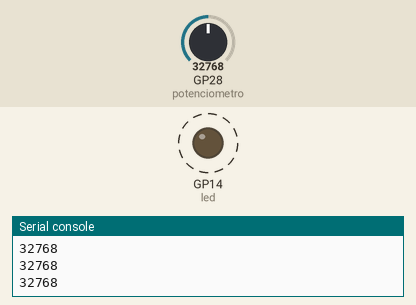
Simulated run of this program. Board: Raspberry Pi Pico running MicroPython. Shown: output pins drawn as LEDs (lit = HIGH), the last lines printed to the serial console. Dashed ring = blinking. Inputs (shaded band) come from the test bench; at power-on: GP28 (potenciometro) = 32768 (analog values on the 0–65535 scale).

Above: at 1.2 s.
1.3 s: GP28 (potenciometro) set to 7864
At 1.79 s:
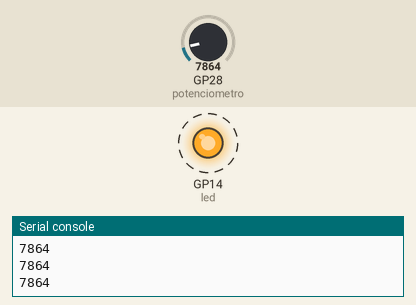
4.3 s: GP28 (potenciometro) set to 19660
At 13.23 s:
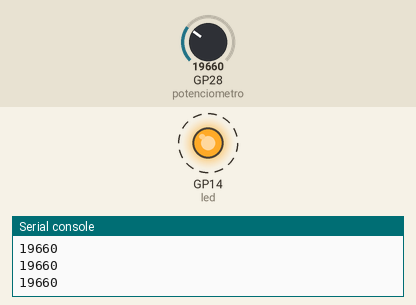
Timing chart, 0 to 13.3 s (numbered marks = the images above; inputs shaded):
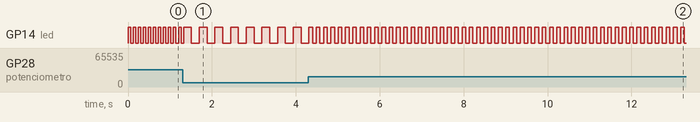

The program:

exercicio07.py
```python
# 7. Controle Digital de Brilho
# Adicione 2 Push Buttons à protoboard e mantenha 1 LED simples
# configurado como saída PWM. Escreva um programa onde o Botão 1 atua
# como "Aumentar Brilho" e o Botão 2 como "Diminuir Brilho". Cada vez que
# um botão for pressionado, o duty cycle do LED deve aumentar ou diminuir
# em passos (por exemplo, de 10% em 10%). Dica: Você precisará de uma
# variável para armazenar o nível de brilho atual e de estruturas
# condicionais (if) para garantir que o valor não passe do limite máximo
# (65535) nem caia abaixo de zero.

from machine import Pin, ADC
from utime import sleep

potenciometro = ADC(28)
led = Pin(14, Pin.OUT)

while True:

    valor_potenciometro = potenciometro.read_u16()
    print (valor_potenciometro)
    led.toggle()
    sleep(65535 / valor_potenciometro * 0.02)
    sleep(0.02)    
```

Measured:
- after the input at 1.3 s, GP14 (led): alternates HIGH for 0.19 s and LOW for 0.19 s, starting after 0.21 s
- after the input at 4.3 s, GP14 (led): alternates HIGH for 0.09 s and LOW for 0.09 s, starting after 0.10 s
- by itself, GP14 (led): alternates HIGH for 0.06 s and LOW for 0.06 s
